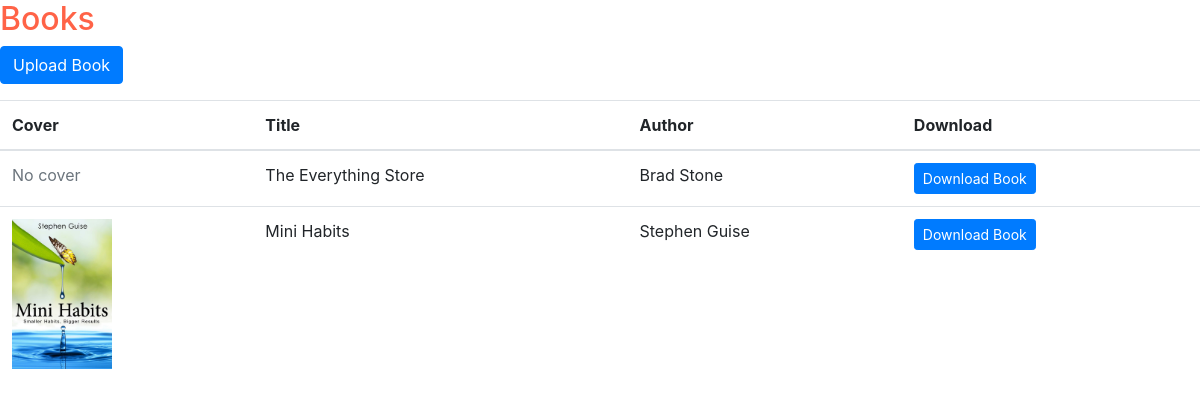
/books/, run on an earlier commit of the app's database.
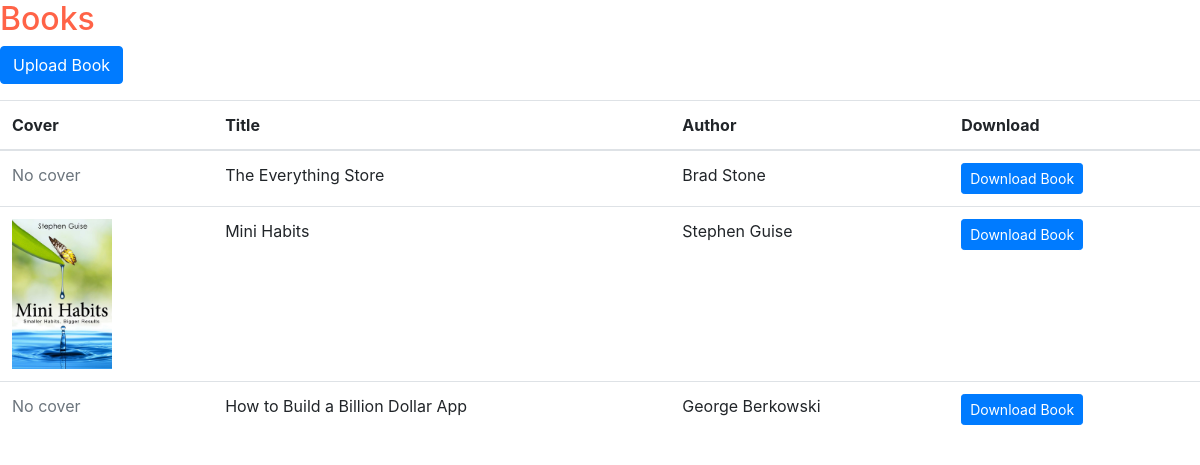
And on a later commit of the database.
### books/models.py (models this page shows, shortened)
class Book(models.Model):
    title = models.CharField(max_length=100)
    author = models.CharField(max_length=100)
    pdf = models.FileField(upload_to='books/pdfs/')
    cover=models.ImageField(upload_to='books/covers/',null=True,blank=True)

### books/views.py (the view)
# urls.py: path('books/',views.book_list,name='book-list'),
def book_list(request):
    context = {
        'books':Book.objects.all()
    }
    return render(request, 'books/book_list.html',context)

### books/templates/books/book_list.html
{% extends 'books/base.html' %}
{% block content %}
    {% block content_header %}
        <h2>Books</h2>
        <p>
            <a href="{% url 'upload-book' %}" class="btn btn-primary">Upload Book</a>
        </p>
    {% endblock content_header %}
    <table class="table mb-0">
        <thead>
            <tr>
                <th>Cover</th>
                <th>Title</th>
                <th>Author</th>
                <th>Download</th>
            </tr>
        </thead>
        <tbody>
            {% for book in books%}
            <tr>
                <td>{% if book.cover%} <img src="{{book.cover.url}} " alt="{{book.title}}" style="width: 100px;">{% else %} <span class="text-muted">No cover</span>{% endif %}
                </td>
                <td>{{book.title}}</td>
                <td>{{book.author}}</td>
                <td>
                    <a href="{{book.pdf.url}}" class="btn btn-primary btn-sm" target="_blank">Download Book</a>
                </td>
            </tr>
            {% endfor %}
        </tbody>
    </table>
{% endblock content%}

What changed in the data, as far as the page shows it:
added Book: cover "No cover", title "How to Build a Billion Dollar App", author "George Berkowski"
